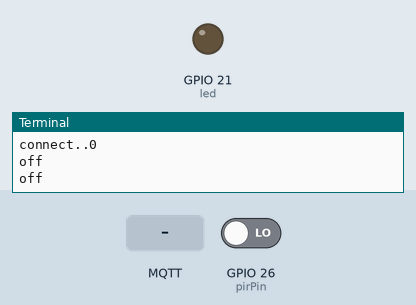
The program below on a simulated Raspberry Pi (BCM pin numbers). Parts: output pins drawn as LEDs (lit = HIGH), the last lines printed to the terminal. The inputs (shaded band) are chosen by the test bench; at power-on: GPIO 26 (pirPin) LOW. No MQTT or app messages arrive unless stated; threads take turns every 2 ms.

Above: at 1.3 s.
1.4 s: MQTT message "led_on" arrives on the first subscribed topic
At 1.7 s:
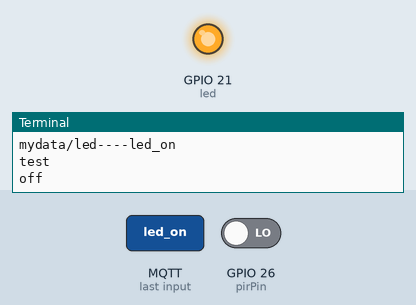
4.6 s: MQTT message "1" arrives on the first subscribed topic
At 5.4 s:
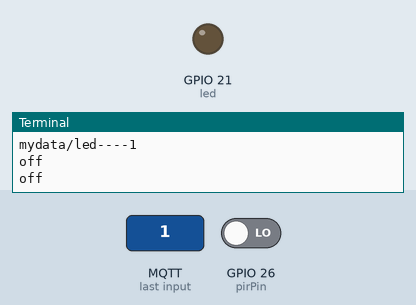
Timing chart, 0 to 7.6 s (numbered marks = the images above; inputs shaded):
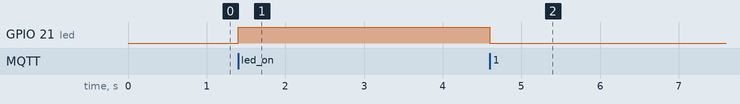

The program:

MyMqttSub.py
```python
import paho.mqtt.client as mqtt
import RPi.GPIO as GPIO
import PirSensor

sensors = [
    # Sensor(5, (3, 10), 'iot/user1/temp'),
    # Sensor(7, (20, 60), 'iot/user1/humi'),
    # Sensor(10, (20, 80), 'iot/user1/illu'),
    # Sensor(12, (0, 1), 'iot/user1/dust'),
]
led = 21


class MyMqtt_Sub():
    def __init__(self):
        client = mqtt.Client()
        client.on_connect = self.on_connect
        client.on_message = self.on_message
        client.connect("192.168.0.221", 1883, 60)
        pir = PirSensor.Pir(client, "")
        pir.start()
        client.loop_forever()

    def on_connect(self, client, userdata, flags, rc):
        print("connect.." + str(rc))
        if rc == 0:
            client.subscribe("mydata/led")
        else:
            print("연결실패")

    def on_message(self, client, userdata, msg):
        GPIO.setmode(GPIO.BCM)
        GPIO.setup(led, GPIO.OUT, initial=GPIO.LOW)
        myval = msg.payload.decode("utf-8")
        print(myval)
        print(msg.topic + "----" + str(myval))
        if myval == "led_on":
            print("test")
            GPIO.output(led, GPIO.HIGH)
        else:
            GPIO.output(led, GPIO.LOW)
            # GPIO.cleanup()


if __name__ == "__main__":
    try:
        mymqtt = MyMqtt_Sub()

    except KeyboardInterrupt:
        print("종료")
        GPIO.cleanup()
```

PirSensor.py
```python
from threading import Thread
import paho.mqtt.client as mqtt
import time
import RPi.GPIO as GPIO


class Pir(Thread):
    def __init__(self, client, value):
        super().__init__()
        self.value = ""
        self.client = client

    def run(self):
        while True:
            GPIO.setmode(GPIO.BCM)
            pirPin = 26
            GPIO.setup(pirPin, GPIO.IN)
            time.sleep(0.5)
            if GPIO.input(pirPin) == 1:
                self.value = 'motion detect'
                print("on")
            else:
                self.value = 'off'
                print("off")

            self.client.publish("iot/pir2", self.value)
            # self.client.loop(2)
```

Measured:
- after the input at 1.4 s, GPIO 21 (led): LOW → HIGH at once
- after the input at 4.6 s, GPIO 21 (led): HIGH → LOW at once
